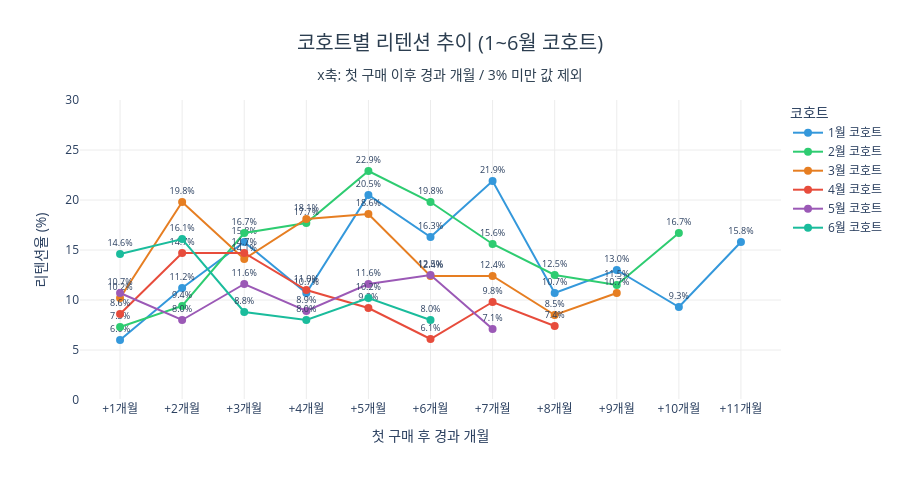

Notebook code cell kept with this figure:
### Code cell
colors = [
    '#3498db', '#2ecc71', '#e67e22', '#e74c3c',
    '#9b59b6', '#1abc9c'
]

heatmap_vals = cohort_pct.drop(columns=[0], errors="ignore")
y_labels = [f"{i}월 코호트" for i in heatmap_vals.index]

# 초기 6개 코호트만 (관측 기간 충분)
early_cohorts = list(range(min(6, len(y_labels))))

fig = go.Figure()

for idx, cohort_idx in enumerate(early_cohorts):
    label = y_labels[cohort_idx]
    y_vals = heatmap_vals.iloc[cohort_idx].values
    x_vals = [f"+{c}개월" for c in heatmap_vals.columns]
    filtered = [v if (not np.isnan(v) and v >= 3) else None for v in y_vals]
    text_vals = [f"{v:.1f}%" if v is not None else "" for v in filtered]

    fig.add_trace(go.Scatter(
        x=x_vals,
        y=filtered,
        mode='lines+markers+text',
        name=label,
        line=dict(color=colors[idx % len(colors)], width=2),
        marker=dict(size=8),
        text=text_vals,
        textposition='top center',
        textfont=dict(size=9),
        connectgaps=False
    ))

fig.update_layout(
    title=dict(
        text='코호트별 리텐션 추이 (1~6월 코호트)<br><sub>x축: 첫 구매 이후 경과 개월 / 3% 미만 값 제외</sub>',
        x=0.5, xanchor='center', font=dict(size=20, color='#2c3e50')
    ),
    xaxis_title='첫 구매 후 경과 개월',
    yaxis_title='리텐션율 (%)',
    plot_bgcolor='white',
    xaxis=dict(gridcolor='#ececec'),
    yaxis=dict(gridcolor='#ececec', range=[0, 30]),
    legend=dict(title='코호트', orientation='v', x=1.01, y=1),
    height=480
)
fig.show()

### Figure 1 — Plotly figure (JSON) as saved in the notebook; plotly's stock layout.template omitted (floating-point values rounded to 4 significant figures)
{"data": [{"connectgaps": false, "line": {"color": "#3498db", "width": 2}, "marker": {"size": 8}, "mode": "lines+markers+text", "name": "1월 코호트", "text": ["6.0%", "11.2%", "15.8%", "10.7%", "20.5%", "16.3%", "21.9%", "10.7%", "13.0%", "9.3%", "15.8%"], "textfont": {"size": 9}, "textposition": "top center", "type": "scatter", "x": ["+1개월", "+2개월", "+3개월", "+4개월", "+5개월", "+6개월", "+7개월", "+8개월", "+9개월", "+10개월", "+11개월"], "y": [6, 11.2, 15.8, 10.7, 20.5, 16.3, 21.9, 10.7, 13, 9.3, 15.8]}, {"connectgaps": false, "line": {"color": "#2ecc71", "width": 2}, "marker": {"size": 8}, "mode": "lines+markers+text", "name": "2월 코호트", "text": ["7.3%", "9.4%", "16.7%", "17.7%", "22.9%", "19.8%", "15.6%", "12.5%", "11.5%", "16.7%", ""], "textfont": {"size": 9}, "textposition": "top center", "type": "scatter", "x": ["+1개월", "+2개월", "+3개월", "+4개월", "+5개월", "+6개월", "+7개월", "+8개월", "+9개월", "+10개월", "+11개월"], "y": [7.3, 9.4, 16.7, 17.7, 22.9, 19.8, 15.6, 12.5, 11.5, 16.7, null]}, {"connectgaps": false, "line": {"color": "#e67e22", "width": 2}, "marker": {"size": 8}, "mode": "lines+markers+text", "name": "3월 코호트", "text": ["10.2%", "19.8%", "14.1%", "18.1%", "18.6%", "12.4%", "12.4%", "8.5%", "10.7%", "", ""], "textfont": {"size": 9}, "textposition": "top center", "type": "scatter", "x": ["+1개월", "+2개월", "+3개월", "+4개월", "+5개월", "+6개월", "+7개월", "+8개월", "+9개월", "+10개월", "+11개월"], "y": [10.2, 19.8, 14.1, 18.1, 18.6, 12.4, 12.4, 8.5, 10.7, null, null]}, {"connectgaps": false, "line": {"color": "#e74c3c", "width": 2}, "marker": {"size": 8}, "mode": "lines+markers+text", "name": "4월 코호트", "text": ["8.6%", "14.7%", "14.7%", "11.0%", "9.2%", "6.1%", "9.8%", "7.4%", "", "", ""], "textfont": {"size": 9}, "textposition": "top center", "type": "scatter", "x": ["+1개월", "+2개월", "+3개월", "+4개월", "+5개월", "+6개월", "+7개월", "+8개월", "+9개월", "+10개월", "+11개월"], "y": [8.6, 14.7, 14.7, 11, 9.2, 6.1, 9.8, 7.4, null, null, null]}, {"connectgaps": false, "line": {"color": "#9b59b6", "width": 2}, "marker": {"size": 8}, "mode": "lines+markers+text", "name": "5월 코호트", "text": ["10.7%", "8.0%", "11.6%", "8.9%", "11.6%", "12.5%", "7.1%", "", "", "", ""], "textfont": {"size": 9}, "textposition": "top center", "type": "scatter", "x": ["+1개월", "+2개월", "+3개월", "+4개월", "+5개월", "+6개월", "+7개월", "+8개월", "+9개월", "+10개월", "+11개월"], "y": [10.7, 8, 11.6, 8.9, 11.6, 12.5, 7.1, null, null, null, null]}, {"connectgaps": false, "line": {"color": "#1abc9c", "width": 2}, "marker": {"size": 8}, "mode": "lines+markers+text", "name": "6월 코호트", "text": ["14.6%", "16.1%", "8.8%", "8.0%", "10.2%", "8.0%", "", "", "", "", ""], "textfont": {"size": 9}, "textposition": "top center", "type": "scatter", "x": ["+1개월", "+2개월", "+3개월", "+4개월", "+5개월", "+6개월", "+7개월", "+8개월", "+9개월", "+10개월", "+11개월"], "y": [14.6, 16.1, 8.8, 8, 10.2, 8, null, null, null, null, null]}], "layout": {"height": 480, "legend": {"orientation": "v", "title": {"text": "코호트"}, "x": 1.01, "y": 1}, "plot_bgcolor": "white", "title": {"font": {"color": "#2c3e50", "size": 20}, "text": "코호트별 리텐션 추이 (1~6월 코호트)<br><sub>x축: 첫 구매 이후 경과 개월 / 3% 미만 값 제외</sub>", "x": 0.5, "xanchor": "center"}, "xaxis": {"gridcolor": "#ececec", "title": {"text": "첫 구매 후 경과 개월"}}, "yaxis": {"gridcolor": "#ececec", "range": [0, 30], "title": {"text": "리텐션율 (%)"}}}}
